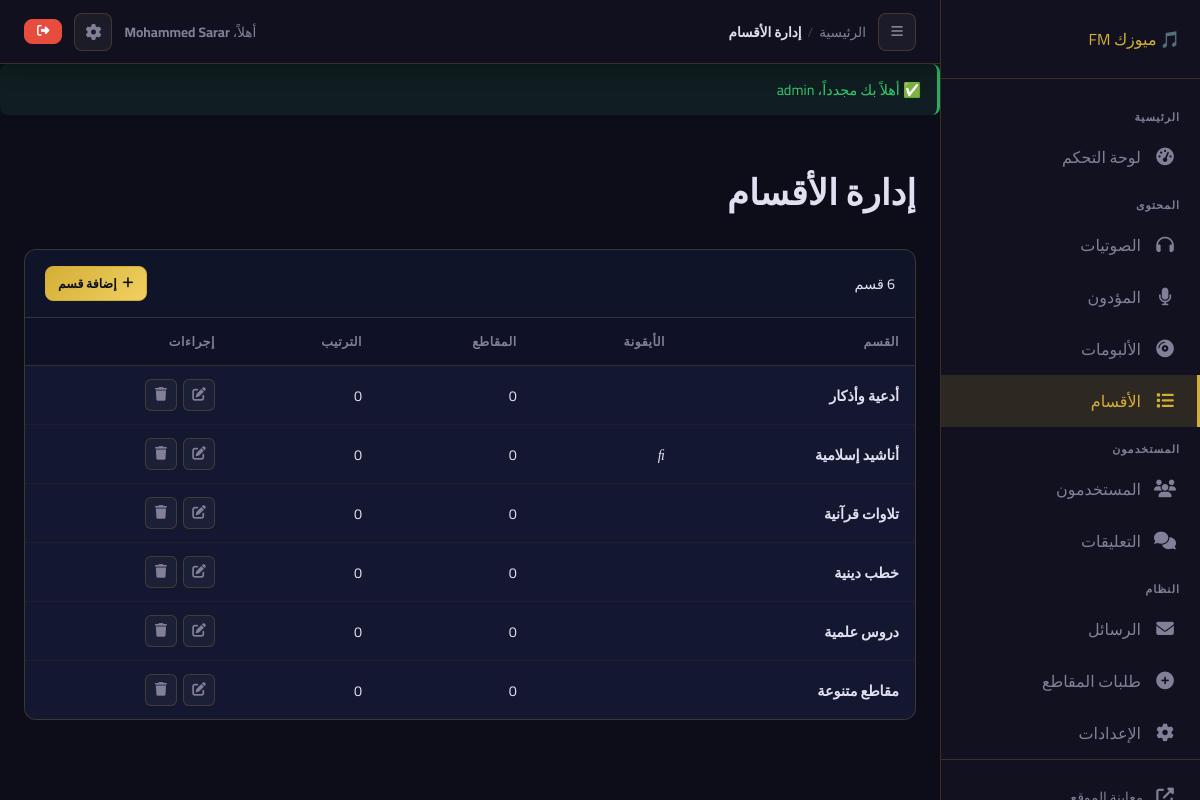
Screenshot of /admin/categories.php (signed in) with the database file from the repository.
### tables this page shows
CREATE TABLE `users` (
  `id` int NOT NULL,
  `username` varchar(100) NOT NULL,
  `full_name` varchar(100) DEFAULT NULL,
  `email` varchar(255) NOT NULL,
  `password` varchar(255) NOT NULL,
  `role` enum('admin','performer','user') NOT NULL DEFAULT 'user',
  `avatar` varchar(255) DEFAULT NULL,
  `bio` text,
  `phone` varchar(50) DEFAULT NULL,
  `website` varchar(255) DEFAULT NULL,
  `reset_token` varchar(64) DEFAULT NULL,
  `reset_expires` datetime DEFAULT NULL,
  `is_active` tinyint(1) NOT NULL DEFAULT '1',
  `created_at` datetime NOT NULL DEFAULT CURRENT_TIMESTAMP,
  `updated_at` datetime DEFAULT NULL ON UPDATE CURRENT_TIMESTAMP
);

CREATE TABLE `categories` (
  `id` int NOT NULL,
  `name` varchar(255) NOT NULL,
  `slug` varchar(255) NOT NULL,
  `description` text,
  `icon` varchar(100) DEFAULT 'fa-music',
  `cover_image` varchar(255) DEFAULT NULL,
  `sort_order` int DEFAULT '0',
  `created_at` datetime NOT NULL DEFAULT CURRENT_TIMESTAMP
);

### includes/auth.php (called while the page is built, shortened)
<?php
function getCurrentUser(): ?array {
    static $user = null;
    if ($user === null) {
        $db   = getDB();
        $stmt = $db->prepare("SELECT * FROM users WHERE id = ? AND is_active = 1");
        $stmt->execute([$_SESSION['user_id']]);
        $user = $stmt->fetch() ?: null;
    }
    return $user;
}

### includes/csrf.php (called while the page is built, shortened)
<?php
function generateCsrfToken(): string {
    return $_SESSION['csrf_token'];
}

### admin/categories.php (the view, shortened to what this page needs)
<?php
require_once __DIR__ . '/../includes/functions.php';
require_once __DIR__ . '/../includes/auth.php';
require_once __DIR__ . '/../includes/csrf.php';
$action = clean($_GET['action'] ?? '');
$error  = '';
$editCat = null;
$categories = getCategories();
$pageTitle  = $action === 'add' ? 'إضافة قسم' : ($action === 'edit' ? 'تعديل القسم' : 'إدارة الأقسام');
require_once __DIR__ . '/includes/admin_header.php';
?>
<?php if (in_array($action, ['add', 'edit'])): ?>
<div class="card">
    <div class="card-header">
        <h2 class="card-title-sm"><?= $action === 'add' ? 'إضافة قسم جديد' : 'تعديل القسم' ?></h2>
        <a href="<?= BASE_URL ?>/admin/categories.php" class="btn btn-ghost btn-sm"><i class="fas fa-arrow-right"></i> رجوع</a>
    </div>
    <div class="card-body">
        <?php if ($error): ?><div class="alert alert-error"><?= clean($error) ?></div><?php endif; ?>
        <form method="post">
            <?= csrfField() ?>
            <div class="form-row">
                <div class="form-group">
                    <label class="form-label">اسم القسم <span class="req">*</span></label>
                    <input type="text" name="name" class="form-control" required value="<?= clean($editCat['name'] ?? '') ?>">
                </div>
                <div class="form-group">
                    <label class="form-label">أيقونة (Font Awesome class)</label>
                    <input type="text" name="icon" class="form-control" value="<?= clean($editCat['icon'] ?? '') ?>" placeholder="fas fa-music">
                    <p style="font-size:0.78rem;color:var(--text-muted);margin-top:4px;">مثل: fas fa-quran, fas fa-music, fas fa-headphones</p>
                </div>
                <div class="form-group">
                    <label class="form-label">ترتيب العرض</label>
                    <input type="number" name="sort_order" class="form-control" value="<?= $editCat['sort_order'] ?? 0 ?>" min="0">
                </div>
            </div>
            <div style="display:flex;gap:12px;">
                <button type="submit" name="save_category" class="btn btn-gold btn-lg"><i class="fas fa-save"></i> حفظ</button>
                <a href="<?= BASE_URL ?>/admin/categories.php" class="btn btn-ghost btn-lg">إلغاء</a>
            </div>
        </form>
    </div>
</div>
<?php else: ?>
<div class="card">
    <div class="card-header">
        <span style="color:var(--text-muted);font-size:0.9rem;"><?= count($categories) ?> قسم</span>
        <a href="?action=add" class="btn btn-gold btn-sm"><i class="fas fa-plus"></i> إضافة قسم</a>
    </div>
    <div class="card-body" style="padding:0;">
        <?php if (empty($categories)): ?>
            <div class="empty-state"><div class="icon">📂</div><h3>لا توجد أقسام</h3></div>
        <?php else: ?>
            <table class="admin-table">
                <thead><tr><th>القسم</th><th>الأيقونة</th><th>المقاطع</th><th>الترتيب</th><th>إجراءات</th></tr></thead>
                <tbody>
                    <?php foreach ($categories as $cat): ?>
                        <tr>
                            <td>
                                <a href="<?= BASE_URL ?>/category.php?slug=<?= urlencode($cat['slug']) ?>" target="_blank" style="font-weight:600;color:var(--gold);"><?= clean($cat['name']) ?></a>
                            </td>
                            <td><?= $cat['icon'] ? '<i class="' . clean($cat['icon']) . '"></i>' : '—' ?></td>
                            <td><?= $cat['audios_count'] ?></td>
                            <td><?= $cat['sort_order'] ?></td>
                            <td>
                                <div class="table-actions">
                                    <a href="?action=edit&id=<?= $cat['id'] ?>" class="btn-icon-sm"><i class="fas fa-edit"></i></a>
                                    <a href="?action=delete&id=<?= $cat['id'] ?>&csrf=<?= generateCsrfToken() ?>" class="btn-icon-sm danger" onclick="return confirm('حذف هذا القسم؟')"><i class="fas fa-trash"></i></a>
                                </div>
                            </td>
                        </tr>
                    <?php endforeach; ?>
                </tbody>
            </table>
        <?php endif; ?>
    </div>
</div>
<?php endif; ?>
<?php require_once __DIR__ . '/includes/admin_footer.php'; ?>

### admin/includes/admin_header.php (shortened to what this page needs)
<?php
$adminSiteName  = getSetting('site_name', 'موسيكان');
$adminUser      = getCurrentUser();
?>
<!DOCTYPE html>
<html lang="ar" dir="rtl">
<head>
    <link rel="stylesheet" href="https://cdnjs.cloudflare.com/ajax/libs/font-awesome/6.5.0/css/all.min.css">
    <link rel="stylesheet" href="<?= BASE_URL ?>/assets/css/admin.css">
    <link rel="stylesheet" href="<?= BASE_URL ?>/assets/css/admin-extra.css">
</head>
<body>
<aside class="admin-sidebar" id="admin-sidebar">
    <div class="sidebar-logo">
        <a href="<?= BASE_URL ?>/admin/dashboard.php">🎵 <?= clean($adminSiteName) ?></a>
    </div>
    <nav class="sidebar-nav">
        <div class="sidebar-section-title">الرئيسية</div>
        <a href="<?= BASE_URL ?>/admin/dashboard.php" class="sidebar-item <?= (basename($_SERVER['PHP_SELF']) === 'dashboard.php') ? 'active' : '' ?>">
            <i class="fas fa-tachometer-alt"></i> لوحة التحكم
        </a>
        <div class="sidebar-section-title">المحتوى</div>
        <a href="<?= BASE_URL ?>/admin/audios.php" class="sidebar-item <?= str_contains($_SERVER['PHP_SELF'], 'audios') ? 'active' : '' ?>">
            <i class="fas fa-headphones"></i> الصوتيات
        </a>
        <a href="<?= BASE_URL ?>/admin/performers.php" class="sidebar-item <?= str_contains($_SERVER['PHP_SELF'], 'performers') ? 'active' : '' ?>">
            <i class="fas fa-microphone"></i> المؤدون
        </a>
        <a href="<?= BASE_URL ?>/admin/albums.php" class="sidebar-item <?= str_contains($_SERVER['PHP_SELF'], 'albums') ? 'active' : '' ?>">
            <i class="fas fa-compact-disc"></i> الألبومات
        </a>
        <a href="<?= BASE_URL ?>/admin/categories.php" class="sidebar-item <?= str_contains($_SERVER['PHP_SELF'], 'categories') ? 'active' : '' ?>">
            <i class="fas fa-list"></i> الأقسام
        </a>
        <div class="sidebar-section-title">المستخدمون</div>
        <a href="<?= BASE_URL ?>/admin/users.php" class="sidebar-item <?= str_contains($_SERVER['PHP_SELF'], 'users') ? 'active' : '' ?>">
            <i class="fas fa-users"></i> المستخدمون
        </a>
        <a href="<?= BASE_URL ?>/admin/comments.php" class="sidebar-item <?= str_contains($_SERVER['PHP_SELF'], 'comments') ? 'active' : '' ?>">
            <i class="fas fa-comments"></i> التعليقات
        </a>
        <div class="sidebar-section-title">النظام</div>
        <a href="<?= BASE_URL ?>/admin/messages.php" class="sidebar-item <?= str_contains($_SERVER['PHP_SELF'], 'messages') ? 'active' : '' ?>">
            <i class="fas fa-envelope"></i> الرسائل
        </a>
        <a href="<?= BASE_URL ?>/admin/requests.php" class="sidebar-item <?= str_contains($_SERVER['PHP_SELF'], 'requests') ? 'active' : '' ?>">
            <i class="fas fa-plus-circle"></i> طلبات المقاطع
        </a>
        <a href="<?= BASE_URL ?>/admin/settings.php" class="sidebar-item <?= str_contains($_SERVER['PHP_SELF'], 'settings') ? 'active' : '' ?>">
            <i class="fas fa-cog"></i> الإعدادات
        </a>
        <div class="sidebar-footer">
            <a href="<?= BASE_URL ?>/" target="_blank" class="sidebar-item">
                <i class="fas fa-external-link-alt"></i> معاينة الموقع
            </a>
        </div>
    </nav>
</aside>
<div class="admin-main">
    <header class="admin-header">
        <div class="admin-header-start">
            <button class="btn-icon" id="sidebar-toggle"><i class="fas fa-bars"></i></button>
            <div class="admin-breadcrumb">
                <a href="<?= BASE_URL ?>/admin/dashboard.php">الرئيسية</a>
                <?php if (isset($breadcrumb) && $breadcrumb): ?>
                    <?php foreach ($breadcrumb as $bc): ?>
                        <span class="sep">/</span>
                        <?php if (isset($bc['url'])): ?>
                            <a href="<?= $bc['url'] ?>"><?= clean($bc['label']) ?></a>
                        <?php else: ?>
                            <span class="current"><?= clean($bc['label']) ?></span>
                        <?php endif; ?>
                    <?php endforeach; ?>
                <?php elseif (isset($pageTitle)): ?>
                    <span class="sep">/</span><span class="current"><?= clean($pageTitle) ?></span>
                <?php endif; ?>
            </div>
        </div>
        <div class="admin-header-end">
            <span style="color:var(--admin-muted);font-size:0.85rem;">
                <?php $adminDisplayName = !empty($adminUser['full_name']) ? $adminUser['full_name'] : $adminUser['username']; ?>
                أهلاً، <strong style="color:var(--gold);"><?= clean($adminDisplayName) ?></strong>
            </span>
            <a href="<?= BASE_URL ?>/admin/settings.php" class="btn-icon" title="الإعدادات"><i class="fas fa-cog"></i></a>
            <a href="<?= BASE_URL ?>/logout.php" class="btn btn-danger btn-sm"><i class="fas fa-sign-out-alt"></i></a>
        </div>
    </header>
    <?= showFlash() ?>
    <main class="admin-content">
        <div class="admin-page-title" style="margin-bottom:24px;">
            <h1><?= clean($pageTitle ?? 'لوحة التحكم') ?></h1>
        </div>

### assets/css/admin.css (style rules this page uses)
:root { --admin-bg: #0d0d1a; --admin-sidebar: #11111f; --admin-card: rgba(20, 25, 50, 0.9); --admin-border: rgba(212, 175, 55, 0.2); --admin-gold: #d4af37; --admin-gold2: #f0d060; --admin-text: #e0e0f0; --admin-muted: #808098; --admin-hover: rgba(212, 175, 55, 0.08); --admin-active: rgba(212, 175, 55, 0.15); --admin-danger: #e74c3c; --admin-success: #27ae60; --admin-info: #3498db; --admin-warning: #f39c12; --sidebar-w: 260px; --admin-transition: all 0.3s cubic-bezier(0.4, 0, 0.2, 1); }
*, *::before, *::after { box-sizing: border-box; margin: 0; padding: 0; }
body { font-family: 'Cairo', sans-serif; background: var(--admin-bg); color: var(--admin-text); direction: rtl; text-align: right; min-height: 100vh; overflow-x: hidden; }
a { color: var(--admin-gold); text-decoration: none; transition: var(--admin-transition); }
.admin-sidebar { width: var(--sidebar-w); background: var(--admin-sidebar); border-left: 1px solid var(--admin-border); display: flex; flex-direction: column; position: fixed; top: 0; right: 0; bottom: 0; z-index: 1000; overflow-y: auto; transition: var(--admin-transition); }
.sidebar-logo { padding: 24px 20px; border-bottom: 1px solid var(--admin-border); display: flex; align-items: center; gap: 12px; }
.sidebar-nav { flex: 1; padding: 16px 0; }
.sidebar-item { display: flex; align-items: center; gap: 12px; padding: 11px 20px; color: var(--admin-muted); cursor: pointer; transition: var(--admin-transition); border-right: 3px solid transparent; }
.sidebar-item i { width: 24px; text-align: center; font-size: 1.1rem; flex-shrink: 0; }
.sidebar-item.active { color: var(--admin-gold); background: var(--admin-active); border-right-color: var(--admin-gold); }
.sidebar-footer { padding: 16px 20px; border-top: 1px solid var(--admin-border); }
.sidebar-footer a { display: flex; align-items: center; gap: 10px; color: var(--admin-muted); font-size: 0.85rem; padding: 8px 0; transition: var(--admin-transition); }
.admin-main { flex: 1; margin-right: var(--sidebar-w); display: flex; flex-direction: column; min-height: 100vh; }
.admin-header { background: rgba(17, 17, 31, 0.95); backdrop-filter: blur(20px); border-bottom: 1px solid var(--admin-border); padding: 0 24px; height: 64px; display: flex; align-items: center; justify-content: space-between; position: sticky; top: 0; z-index: 900; box-shadow: 0 4px 20px rgba(0, 0, 0, 0.3); }
.admin-page-title { font-size: 1.1rem; font-weight: 700; color: var(--admin-text); display: flex; align-items: center; gap: 10px; }
.admin-content { flex: 1; padding: 28px 24px; }
.table-actions { display: flex; align-items: center; gap: 10px; }
.admin-table { width: 100%; border-collapse: collapse; font-size: 0.9rem; }
.admin-table th { padding: 12px 16px; background: rgba(0, 0, 0, 0.2); color: var(--admin-muted); font-weight: 600; font-size: 0.78rem; text-transform: uppercase; letter-spacing: 0.5px; border-bottom: 1px solid var(--admin-border); white-space: nowrap; }
.admin-table td { padding: 13px 16px; border-bottom: 1px solid rgba(212, 175, 55, 0.05); vertical-align: middle; }
.admin-table tr:last-child td { border-bottom: none; }
.btn { display: inline-flex; align-items: center; gap: 6px; padding: 8px 18px; border-radius: 8px; font-family: inherit; font-size: 0.85rem; font-weight: 600; cursor: pointer; transition: var(--admin-transition); border: 1px solid transparent; text-decoration: none; white-space: nowrap; }
.btn-gold { background: linear-gradient(135deg, #d4af37, #f0d060); color: #0d0d1a; border-color: #d4af37; }
.btn-danger { background: var(--admin-danger); color: white; border-color: var(--admin-danger); }
.btn-sm { padding: 5px 12px; font-size: 0.78rem; }
.btn-icon-sm { width: 32px; height: 32px; padding: 0; border-radius: 6px; display: inline-flex; align-items: center; justify-content: center; font-size: 0.85rem; border: 1px solid var(--admin-border); background: rgba(255, 255, 255, 0.04); color: var(--admin-muted); cursor: pointer; transition: var(--admin-transition); text-decoration: none; }

### rows the page displays
users: full_name "Mohammed Sarar"
categories: name "أدعية وأذكار", audios_count "0", sort_order "0"
categories: name "أناشيد إسلامية", audios_count "0", sort_order "0"
categories: name "تلاوات قرآنية", audios_count "0", sort_order "0"
categories: name "خطب دينية", audios_count "0", sort_order "0"
categories: name "دروس علمية", audios_count "0", sort_order "0"
categories: name "مقاطع متنوعة", audios_count "0", sort_order "0"

### other values shown
$adminSiteName "ميوزك FM"
$pageTitle "إدارة الأقسام"
$icon "✅"
$flash['message'] "أهلاً بك مجدداً، admin"
